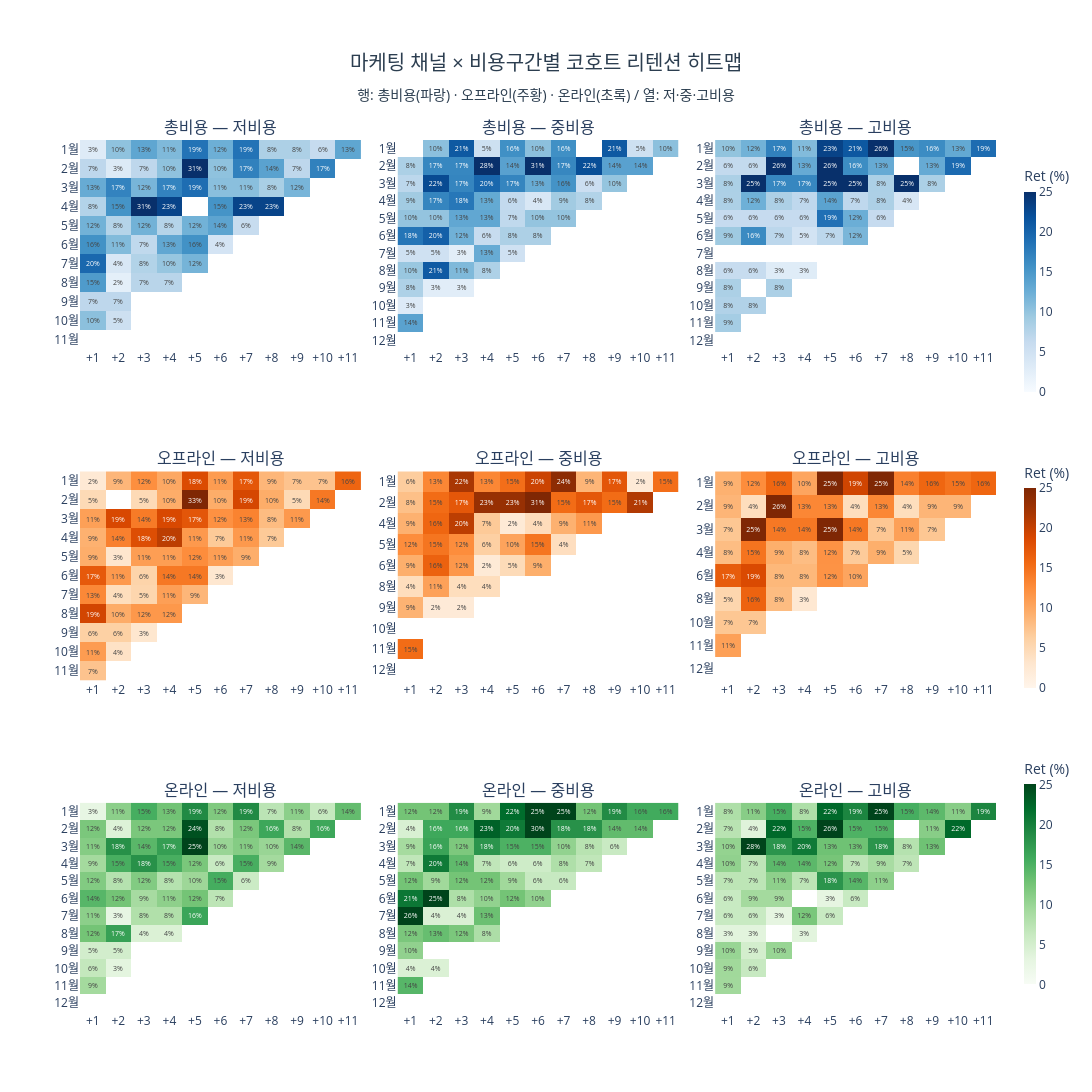

The cell this chart's notebook holds for it:
### Code cell
channel_data = [
    ("총비용",   cohort_by_cost,    "Blues"),
    ("오프라인", cohort_by_offline, "Oranges"),
    ("온라인",   cohort_by_online,  "Greens"),
]
segs = ["저비용", "중비용", "고비용"]
colorbar_y = {1: 0.84, 2: 0.50, 3: 0.16}

specs = [[{"type": "heatmap"}] * 3 for _ in range(3)]
subplot_titles = [
    f"{ch} — {seg}"
    for ch, _, __ in channel_data
    for seg in segs
]

fig = make_subplots(
    rows=3, cols=3,
    specs=specs,
    subplot_titles=subplot_titles,
    vertical_spacing=0.14,
    horizontal_spacing=0.04,
)

for ri, (channel, data_dict, colorscale) in enumerate(channel_data, 1):
    for ci, seg in enumerate(segs, 1):
        data = data_dict[seg]
        hmap = data["pct"].drop(columns=[0], errors="ignore")
        y_labels = [f"{i}월" for i in hmap.index]
        x_labels = [f"+{c}" for c in hmap.columns]
        custom_text = [
            [f"{v:.0f}%" if (v == v and v > 0) else "" for v in row]
            for row in hmap.values
        ]
        show_scale = (ci == 3)
        fig.add_trace(
            go.Heatmap(
                z=hmap.values,
                x=x_labels,
                y=y_labels,
                colorscale=colorscale,
                text=custom_text,
                texttemplate="%{text}",
                textfont=dict(size=7),
                showscale=show_scale,
                colorbar=dict(
                    x=1.02, len=0.28, y=colorbar_y[ri],
                    title=dict(text="Ret (%)"),
                    thickness=12,
                ),
                zmin=0,
                zmax=25,
            ),
            row=ri, col=ci,
        )

fig.update_yaxes(autorange="reversed")
fig.update_layout(
    title=dict(
        text="마케팅 채널 × 비용구간별 코호트 리텐션 히트맵<br>"
             "<sub>행: 총비용(파랑) · 오프라인(주황) · 온라인(초록) / 열: 저·중·고비용</sub>",
        x=0.5, xanchor="center", font=dict(size=20, color="#2c3e50"),
    ),
    plot_bgcolor="white",
    height=1100,
    width=1400,
    margin=dict(t=140),
)
fig.show()

### Figure 1 — Plotly figure (JSON) as saved in the notebook; plotly's stock layout.template omitted (floating-point values rounded to 4 significant figures; data arrays with more than 128 entries replaced by an {"elided": "..."} marker saying what was removed)
{"data": [{"colorbar": {"len": 0.28, "thickness": 12, "title": {"text": "Ret (%)"}, "x": 1.02, "y": 0.84}, "colorscale": [[0, "rgb(247,251,255)"], [0.125, "rgb(222,235,247)"], [0.25, "rgb(198,219,239)"], [0.375, "rgb(158,202,225)"], [0.5, "rgb(107,174,214)"], [0.625, "rgb(66,146,198)"], [0.75, "rgb(33,113,181)"], [0.875, "rgb(8,81,156)"], [1, "rgb(8,48,107)"]], "showscale": false, "text": [["3%", "10%", "13%", "11%", "19%", "12%", "19%", "8%", "8%", "6%", "13%"], ["7%", "3%", "7%", "10%", "31%", "10%", "17%", "14%", "7%", "17%", ""], ["13%", "17%", "12%", "17%", "19%", "11%", "11%", "8%", "12%", "", ""], ["8%", "15%", "31%", "23%", "", "15%", "23%", "23%", "", "", ""], ["12%", "8%", "12%", "8%", "12%", "14%", "6%", "", "", "", ""], ["16%", "11%", "7%", "13%", "16%", "4%", "", "", "", "", ""], ["20%", "4%", "8%", "10%", "12%", "", "", "", "", "", ""], ["15%", "2%", "7%", "7%", "", "", "", "", "", "", ""], ["7%", "7%", "", "", "", "", "", "", "", "", ""], ["10%", "5%", "", "", "", "", "", "", "", "", ""], ["", "", "", "", "", "", "", "", "", "", ""]], "textfont": {"size": 7}, "texttemplate": "%{text}", "type": "heatmap", "x": ["+1", "+2", "+3", "+4", "+5", "+6", "+7", "+8", "+9", "+10", "+11"], "xaxis": "x", "y": ["1월", "2월", "3월", "4월", "5월", "6월", "7월", "8월", "9월", "10월", "11월"], "yaxis": "y", "z": [[3.1, 10.3, 13.4, 11.3, 18.6, 12.4, 18.6, 8.2, 8.2, 6.2, 13.4], [6.9, 3.4, 6.9, 10.3, 31.0, 10.3, 17.2, 13.8, 6.9, 17.2, NaN], [12.8, 17.0, 11.7, 17.0, 19.1, 10.6, 10.6, 8.5, 11.7, NaN, NaN], [7.7, 15.4, 30.8, 23.1, NaN, 15.4, 23.1, 23.1, NaN, NaN, NaN], [12.1, 7.6, 12.1, 7.6, 12.1, 13.6, 6.1, NaN, NaN, NaN, NaN], [15.6, 11.1, 6.7, 13.3, 15.6, 4.4, NaN, NaN, NaN, NaN, NaN], [19.6, 3.9, 7.8, 9.8, 11.8, NaN, NaN, NaN, NaN, NaN, NaN], [14.6, 2.4, 7.3, 7.3, NaN, NaN, NaN, NaN, NaN, NaN, NaN], [6.9, 6.9, NaN, NaN, NaN, NaN, NaN, NaN, NaN, NaN, NaN], [10.5, 5.3, NaN, NaN, NaN, NaN, NaN, NaN, NaN, NaN, NaN], [NaN, NaN, NaN, NaN, NaN, NaN, NaN, NaN, NaN, NaN, NaN]], "zmax": 25, "zmin": 0}, {"colorbar": {"len": 0.28, "thickness": 12, "title": {"text": "Ret (%)"}, "x": 1.02, "y": 0.84}, "colorscale": [[0, "rgb(247,251,255)"], [0.125, "rgb(222,235,247)"], [0.25, "rgb(198,219,239)"], [0.375, "rgb(158,202,225)"], [0.5, "rgb(107,174,214)"], [0.625, "rgb(66,146,198)"], [0.75, "rgb(33,113,181)"], [0.875, "rgb(8,81,156)"], [1, "rgb(8,48,107)"]], "showscale": false, "text": {"elided": "12x11 str values"}, "textfont": {"size": 7}, "texttemplate": "%{text}", "type": "heatmap", "x": ["+1", "+2", "+3", "+4", "+5", "+6", "+7", "+8", "+9", "+10", "+11"], "xaxis": "x2", "y": ["1월", "2월", "3월", "4월", "5월", "6월", "7월", "8월", "9월", "10월", "11월", "12월"], "yaxis": "y2", "z": {"elided": "12x11 float values"}, "zmax": 25, "zmin": 0}, {"colorbar": {"len": 0.28, "thickness": 12, "title": {"text": "Ret (%)"}, "x": 1.02, "y": 0.84}, "colorscale": [[0, "rgb(247,251,255)"], [0.125, "rgb(222,235,247)"], [0.25, "rgb(198,219,239)"], [0.375, "rgb(158,202,225)"], [0.5, "rgb(107,174,214)"], [0.625, "rgb(66,146,198)"], [0.75, "rgb(33,113,181)"], [0.875, "rgb(8,81,156)"], [1, "rgb(8,48,107)"]], "showscale": true, "text": {"elided": "12x11 str values"}, "textfont": {"size": 7}, "texttemplate": "%{text}", "type": "heatmap", "x": ["+1", "+2", "+3", "+4", "+5", "+6", "+7", "+8", "+9", "+10", "+11"], "xaxis": "x3", "y": ["1월", "2월", "3월", "4월", "5월", "6월", "7월", "8월", "9월", "10월", "11월", "12월"], "yaxis": "y3", "z": {"elided": "12x11 float values"}, "zmax": 25, "zmin": 0}, {"colorbar": {"len": 0.28, "thickness": 12, "title": {"text": "Ret (%)"}, "x": 1.02, "y": 0.5}, "colorscale": [[0, "rgb(255,245,235)"], [0.125, "rgb(254,230,206)"], [0.25, "rgb(253,208,162)"], [0.375, "rgb(253,174,107)"], [0.5, "rgb(253,141,60)"], [0.625, "rgb(241,105,19)"], [0.75, "rgb(217,72,1)"], [0.875, "rgb(166,54,3)"], [1, "rgb(127,39,4)"]], "showscale": false, "text": [["2%", "9%", "12%", "10%", "18%", "11%", "17%", "9%", "7%", "7%", "16%"], ["5%", "", "5%", "10%", "33%", "10%", "19%", "10%", "5%", "14%", ""], ["11%", "19%", "14%", "19%", "17%", "12%", "13%", "8%", "11%", "", ""], ["9%", "14%", "18%", "20%", "11%", "7%", "11%", "7%", "", "", ""], ["9%", "3%", "11%", "11%", "12%", "11%", "9%", "", "", "", ""], ["17%", "11%", "6%", "14%", "14%", "3%", "", "", "", "", ""], ["13%", "4%", "5%", "11%", "9%", "", "", "", "", "", ""], ["19%", "10%", "12%", "12%", "", "", "", "", "", "", ""], ["6%", "6%", "3%", "", "", "", "", "", "", "", ""], ["11%", "4%", "", "", "", "", "", "", "", "", ""], ["7%", "", "", "", "", "", "", "", "", "", ""]], "textfont": {"size": 7}, "texttemplate": "%{text}", "type": "heatmap", "x": ["+1", "+2", "+3", "+4", "+5", "+6", "+7", "+8", "+9", "+10", "+11"], "xaxis": "x4", "y": ["1월", "2월", "3월", "4월", "5월", "6월", "7월", "8월", "9월", "10월", "11월"], "yaxis": "y4", "z": [[2.5, 8.6, 12.3, 9.9, 18.5, 11.1, 17.3, 8.6, 7.4, 7.4, 16.0], [4.8, NaN, 4.8, 9.5, 33.3, 9.5, 19.0, 9.5, 4.8, 14.3, NaN], [10.7, 18.8, 14.1, 18.8, 17.4, 12.1, 13.4, 8.1, 11.4, NaN, NaN], [9.1, 13.6, 18.2, 20.5, 11.4, 6.8, 11.4, 6.8, NaN, NaN, NaN], [9.4, 3.1, 10.9, 10.9, 12.5, 10.9, 9.4, NaN, NaN, NaN, NaN], [17.1, 11.4, 5.7, 14.3, 14.3, 2.9, NaN, NaN, NaN, NaN, NaN], [12.9, 4.3, 5.4, 10.8, 8.6, NaN, NaN, NaN, NaN, NaN, NaN], [19.2, 9.6, 11.5, 11.5, NaN, NaN, NaN, NaN, NaN, NaN, NaN], [6.1, 6.1, 3.0, NaN, NaN, NaN, NaN, NaN, NaN, NaN, NaN], [11.1, 3.7, NaN, NaN, NaN, NaN, NaN, NaN, NaN, NaN, NaN], [7.4, NaN, NaN, NaN, NaN, NaN, NaN, NaN, NaN, NaN, NaN]], "zmax": 25, "zmin": 0}, {"colorbar": {"len": 0.28, "thickness": 12, "title": {"text": "Ret (%)"}, "x": 1.02, "y": 0.5}, "colorscale": [[0, "rgb(255,245,235)"], [0.125, "rgb(254,230,206)"], [0.25, "rgb(253,208,162)"], [0.375, "rgb(253,174,107)"], [0.5, "rgb(253,141,60)"], [0.625, "rgb(241,105,19)"], [0.75, "rgb(217,72,1)"], [0.875, "rgb(166,54,3)"], [1, "rgb(127,39,4)"]], "showscale": false, "text": [["6%", "13%", "22%", "13%", "15%", "20%", "24%", "9%", "17%", "2%", "15%"], ["8%", "15%", "17%", "23%", "23%", "31%", "15%", "17%", "15%", "21%", ""], ["9%", "16%", "20%", "7%", "2%", "4%", "9%", "11%", "", "", ""], ["12%", "15%", "12%", "6%", "10%", "15%", "4%", "", "", "", ""], ["9%", "16%", "12%", "2%", "5%", "9%", "", "", "", "", ""], ["4%", "11%", "4%", "4%", "", "", "", "", "", "", ""], ["9%", "2%", "2%", "", "", "", "", "", "", "", ""], ["", "", "", "", "", "", "", "", "", "", ""], ["15%", "", "", "", "", "", "", "", "", "", ""], ["", "", "", "", "", "", "", "", "", "", ""]], "textfont": {"size": 7}, "texttemplate": "%{text}", "type": "heatmap", "x": ["+1", "+2", "+3", "+4", "+5", "+6", "+7", "+8", "+9", "+10", "+11"], "xaxis": "x5", "y": ["1월", "2월", "4월", "5월", "6월", "8월", "9월", "10월", "11월", "12월"], "yaxis": "y5", "z": [[6.5, 13.0, 21.7, 13.0, 15.2, 19.6, 23.9, 8.7, 17.4, 2.2, 15.2], [7.7, 15.4, 17.3, 23.1, 23.1, 30.8, 15.4, 17.3, 15.4, 21.2, NaN], [9.1, 15.9, 20.5, 6.8, 2.3, 4.5, 9.1, 11.4, NaN, NaN, NaN], [12.5, 14.6, 12.5, 6.2, 10.4, 14.6, 4.2, NaN, NaN, NaN, NaN], [9.3, 16.3, 11.6, 2.3, 4.7, 9.3, NaN, NaN, NaN, NaN, NaN], [4.3, 10.6, 4.3, 4.3, NaN, NaN, NaN, NaN, NaN, NaN, NaN], [8.9, 2.2, 2.2, NaN, NaN, NaN, NaN, NaN, NaN, NaN, NaN], [NaN, NaN, NaN, NaN, NaN, NaN, NaN, NaN, NaN, NaN, NaN], [15.4, NaN, NaN, NaN, NaN, NaN, NaN, NaN, NaN, NaN, NaN], [NaN, NaN, NaN, NaN, NaN, NaN, NaN, NaN, NaN, NaN, NaN]], "zmax": 25, "zmin": 0}, {"colorbar": {"len": 0.28, "thickness": 12, "title": {"text": "Ret (%)"}, "x": 1.02, "y": 0.5}, "colorscale": [[0, "rgb(255,245,235)"], [0.125, "rgb(254,230,206)"], [0.25, "rgb(253,208,162)"], [0.375, "rgb(253,174,107)"], [0.5, "rgb(253,141,60)"], [0.625, "rgb(241,105,19)"], [0.75, "rgb(217,72,1)"], [0.875, "rgb(166,54,3)"], [1, "rgb(127,39,4)"]], "showscale": true, "text": [["9%", "12%", "16%", "10%", "25%", "19%", "25%", "14%", "16%", "15%", "16%"], ["9%", "4%", "26%", "13%", "13%", "4%", "13%", "4%", "9%", "9%", ""], ["7%", "25%", "14%", "14%", "25%", "14%", "7%", "11%", "7%", "", ""], ["8%", "15%", "9%", "8%", "12%", "7%", "9%", "5%", "", "", ""], ["17%", "19%", "8%", "8%", "12%", "10%", "", "", "", "", ""], ["5%", "16%", "8%", "3%", "", "", "", "", "", "", ""], ["7%", "7%", "", "", "", "", "", "", "", "", ""], ["11%", "", "", "", "", "", "", "", "", "", ""], ["", "", "", "", "", "", "", "", "", "", ""]], "textfont": {"size": 7}, "texttemplate": "%{text}", "type": "heatmap", "x": ["+1", "+2", "+3", "+4", "+5", "+6", "+7", "+8", "+9", "+10", "+11"], "xaxis": "x6", "y": ["1월", "2월", "3월", "4월", "6월", "8월", "10월", "11월", "12월"], "yaxis": "y6", "z": [[9.1, 12.5, 15.9, 10.2, 25.0, 19.3, 25.0, 13.6, 15.9, 14.8, 15.9], [8.7, 4.3, 26.1, 13.0, 13.0, 4.3, 13.0, 4.3, 8.7, 8.7, NaN], [7.1, 25.0, 14.3, 14.3, 25.0, 14.3, 7.1, 10.7, 7.1, NaN, NaN], [8.0, 14.7, 9.3, 8.0, 12.0, 6.7, 9.3, 5.3, NaN, NaN, NaN], [16.9, 18.6, 8.5, 8.5, 11.9, 10.2, NaN, NaN, NaN, NaN, NaN], [5.4, 16.2, 8.1, 2.7, NaN, NaN, NaN, NaN, NaN, NaN, NaN], [7.1, 7.1, NaN, NaN, NaN, NaN, NaN, NaN, NaN, NaN, NaN], [10.7, NaN, NaN, NaN, NaN, NaN, NaN, NaN, NaN, NaN, NaN], [NaN, NaN, NaN, NaN, NaN, NaN, NaN, NaN, NaN, NaN, NaN]], "zmax": 25, "zmin": 0}, {"colorbar": {"len": 0.28, "thickness": 12, "title": {"text": "Ret (%)"}, "x": 1.02, "y": 0.16}, "colorscale": [[0, "rgb(247,252,245)"], [0.125, "rgb(229,245,224)"], [0.25, "rgb(199,233,192)"], [0.375, "rgb(161,217,155)"], [0.5, "rgb(116,196,118)"], [0.625, "rgb(65,171,93)"], [0.75, "rgb(35,139,69)"], [0.875, "rgb(0,109,44)"], [1, "rgb(0,68,27)"]], "showscale": false, "text": {"elided": "12x11 str values"}, "textfont": {"size": 7}, "texttemplate": "%{text}", "type": "heatmap", "x": ["+1", "+2", "+3", "+4", "+5", "+6", "+7", "+8", "+9", "+10", "+11"], "xaxis": "x7", "y": ["1월", "2월", "3월", "4월", "5월", "6월", "7월", "8월", "9월", "10월", "11월", "12월"], "yaxis": "y7", "z": {"elided": "12x11 float values"}, "zmax": 25, "zmin": 0}, {"colorbar": {"len": 0.28, "thickness": 12, "title": {"text": "Ret (%)"}, "x": 1.02, "y": 0.16}, "colorscale": [[0, "rgb(247,252,245)"], [0.125, "rgb(229,245,224)"], [0.25, "rgb(199,233,192)"], [0.375, "rgb(161,217,155)"], [0.5, "rgb(116,196,118)"], [0.625, "rgb(65,171,93)"], [0.75, "rgb(35,139,69)"], [0.875, "rgb(0,109,44)"], [1, "rgb(0,68,27)"]], "showscale": false, "text": {"elided": "12x11 str values"}, "textfont": {"size": 7}, "texttemplate": "%{text}", "type": "heatmap", "x": ["+1", "+2", "+3", "+4", "+5", "+6", "+7", "+8", "+9", "+10", "+11"], "xaxis": "x8", "y": ["1월", "2월", "3월", "4월", "5월", "6월", "7월", "8월", "9월", "10월", "11월", "12월"], "yaxis": "y8", "z": {"elided": "12x11 float values"}, "zmax": 25, "zmin": 0}, {"colorbar": {"len": 0.28, "thickness": 12, "title": {"text": "Ret (%)"}, "x": 1.02, "y": 0.16}, "colorscale": [[0, "rgb(247,252,245)"], [0.125, "rgb(229,245,224)"], [0.25, "rgb(199,233,192)"], [0.375, "rgb(161,217,155)"], [0.5, "rgb(116,196,118)"], [0.625, "rgb(65,171,93)"], [0.75, "rgb(35,139,69)"], [0.875, "rgb(0,109,44)"], [1, "rgb(0,68,27)"]], "showscale": true, "text": {"elided": "12x11 str values"}, "textfont": {"size": 7}, "texttemplate": "%{text}", "type": "heatmap", "x": ["+1", "+2", "+3", "+4", "+5", "+6", "+7", "+8", "+9", "+10", "+11"], "xaxis": "x9", "y": ["1월", "2월", "3월", "4월", "5월", "6월", "7월", "8월", "9월", "10월", "11월", "12월"], "yaxis": "y9", "z": {"elided": "12x11 float values"}, "zmax": 25, "zmin": 0}], "layout": {"annotations": [{"font": {"size": 16}, "showarrow": false, "text": "총비용 — 저비용", "x": 0.1533, "xanchor": "center", "xref": "paper", "y": 1, "yanchor": "bottom", "yref": "paper"}, {"font": {"size": 16}, "showarrow": false, "text": "총비용 — 중비용", "x": 0.5, "xanchor": "center", "xref": "paper", "y": 1, "yanchor": "bottom", "yref": "paper"}, {"font": {"size": 16}, "showarrow": false, "text": "총비용 — 고비용", "x": 0.8467, "xanchor": "center", "xref": "paper", "y": 1, "yanchor": "bottom", "yref": "paper"}, {"font": {"size": 16}, "showarrow": false, "text": "오프라인 — 저비용", "x": 0.1533, "xanchor": "center", "xref": "paper", "y": 0.62, "yanchor": "bottom", "yref": "paper"}, {"font": {"size": 16}, "showarrow": false, "text": "오프라인 — 중비용", "x": 0.5, "xanchor": "center", "xref": "paper", "y": 0.62, "yanchor": "bottom", "yref": "paper"}, {"font": {"size": 16}, "showarrow": false, "text": "오프라인 — 고비용", "x": 0.8467, "xanchor": "center", "xref": "paper", "y": 0.62, "yanchor": "bottom", "yref": "paper"}, {"font": {"size": 16}, "showarrow": false, "text": "온라인 — 저비용", "x": 0.1533, "xanchor": "center", "xref": "paper", "y": 0.24, "yanchor": "bottom", "yref": "paper"}, {"font": {"size": 16}, "showarrow": false, "text": "온라인 — 중비용", "x": 0.5, "xanchor": "center", "xref": "paper", "y": 0.24, "yanchor": "bottom", "yref": "paper"}, {"font": {"size": 16}, "showarrow": false, "text": "온라인 — 고비용", "x": 0.8467, "xanchor": "center", "xref": "paper", "y": 0.24, "yanchor": "bottom", "yref": "paper"}], "height": 1100, "margin": {"t": 140}, "plot_bgcolor": "white", "title": {"font": {"color": "#2c3e50", "size": 20}, "text": "마케팅 채널 × 비용구간별 코호트 리텐션 히트맵<br><sub>행: 총비용(파랑) · 오프라인(주황) · 온라인(초록) / 열: 저·중·고비용</sub>", "x": 0.5, "xanchor": "center"}, "width": 1400, "xaxis": {"anchor": "y", "domain": [0, 0.3067]}, "xaxis2": {"anchor": "y2", "domain": [0.3467, 0.6533]}, "xaxis3": {"anchor": "y3", "domain": [0.6933, 1]}, "xaxis4": {"anchor": "y4", "domain": [0, 0.3067]}, "xaxis5": {"anchor": "y5", "domain": [0.3467, 0.6533]}, "xaxis6": {"anchor": "y6", "domain": [0.6933, 1]}, "xaxis7": {"anchor": "y7", "domain": [0, 0.3067]}, "xaxis8": {"anchor": "y8", "domain": [0.3467, 0.6533]}, "xaxis9": {"anchor": "y9", "domain": [0.6933, 1]}, "yaxis": {"anchor": "x", "autorange": "reversed", "domain": [0.76, 1]}, "yaxis2": {"anchor": "x2", "autorange": "reversed", "domain": [0.76, 1]}, "yaxis3": {"anchor": "x3", "autorange": "reversed", "domain": [0.76, 1]}, "yaxis4": {"anchor": "x4", "autorange": "reversed", "domain": [0.38, 0.62]}, "yaxis5": {"anchor": "x5", "autorange": "reversed", "domain": [0.38, 0.62]}, "yaxis6": {"anchor": "x6", "autorange": "reversed", "domain": [0.38, 0.62]}, "yaxis7": {"anchor": "x7", "autorange": "reversed", "domain": [0, 0.24]}, "yaxis8": {"anchor": "x8", "autorange": "reversed", "domain": [0, 0.24]}, "yaxis9": {"anchor": "x9", "autorange": "reversed", "domain": [0, 0.24]}}}
